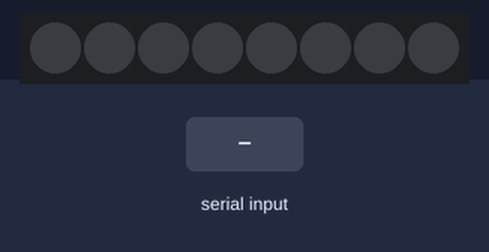
This sketch was run on a simulated Arduino Uno, built with avr-gcc and run on an emulated ATmega328P. Shown: 8 RGB LEDs in strip order, left to right. The test bench sets the inputs (shaded band). Dim RGB values are drawn brighter than linear.

Above: at 1.2 s.
1.3 s: "1" received over Serial
At 1.7 s:
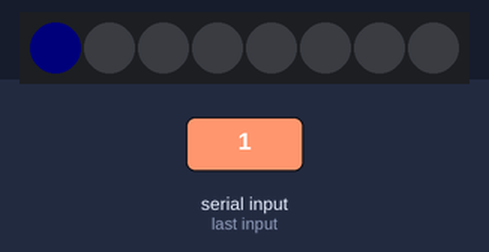
3.1 s: "2" received over Serial
At 3.83 s:
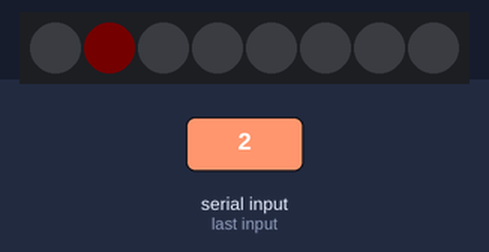
Timing chart, 0 to 6.1 s (numbered marks = the images above; inputs shaded):
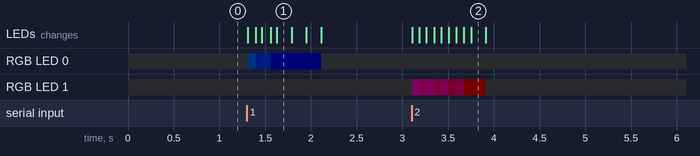

The sketch:

lightsInverse.ino
```cpp
#include <Adafruit_NeoPixel.h>
#ifdef __AVR__
 #include <avr/power.h> // Required for 16 MHz Adafruit Trinket
#endif

#define LED_PIN 6
#define LED_COUNT 8
#define BRIGHTNESS 5

Adafruit_NeoPixel strip(LED_COUNT, LED_PIN, NEO_GRBW + NEO_KHZ800);

uint32_t colors[13] = {0x006eff, 0xff00bf, 0x006eff, 0xff00bf, 0x006eff, 0xff00bf, 0x006eff, 0xff00bf, 0x006eff, 0xff00bf, 0x006eff, 0xff00bf, 0x006eff};

uint32_t ledIndexColors[8] = {0x000000,0x000000,0x000000,0x000000,0x000000,0x000000,0x000000,0x000000};
int state;

int counter = 0;

void bop(int ind, uint32_t c){
  ledIndexColors[ind - 1] = c;

}

void updateLEDs(){
  for(int i = 0; i < 8; i++){

    //define R from hex to RGB as variable
    byte r = ledIndexColors[i] >> 16;

    //define G from hex to RGB as variable
    byte g = (ledIndexColors[i] & 0x00ff00) >> 8;
    //define B from hex to RGB as variable
    byte b = (ledIndexColors[i] & 0x0000ff);

    if(r > 0){
      ledIndexColors[i] -= 0x010000;
    }

    if(g > 0){
      ledIndexColors[i] -= 0x000100;
    }

    if(b > 0){
      ledIndexColors[i] -= 0x000001;
    }
    strip.setPixelColor(i, ledIndexColors[i]);
  }

  strip.show();
  delay(3);
}

void commandAndFunction(int lis, int whea){
  if(state == lis){
    bop(whea, colors[counter]);
    if(counter > 12){
      counter = 0;
    } else{
      counter++;
    }
    state = 9;

  }
}

void setup() {
  Serial.begin(9600);

      #if defined(__AVR_ATtiny85__) && (F_CPU == 16000000)
  clock_prescale_set(clock_div_1);
#endif
  strip.begin();           // INITIALIZE NeoPixel strip object (REQUIRED)
  strip.show();            // Turn OFF all pixels ASAP
  strip.setBrightness(BRIGHTNESS);

}

void loop() {

  if (Serial.available() > 0) {
    state = Serial.read();
  }

  updateLEDs();

  commandAndFunction('1',1);
  commandAndFunction('2',2);
  commandAndFunction('3',3);
  commandAndFunction('4',4);
  commandAndFunction('5',5);
  commandAndFunction('6',6);
  commandAndFunction('7',7);
  commandAndFunction('8',8);

}
```

Measured:
- after the input at 1.3 s, the LEDs: first change at once (image 1 shows a later state)
- after the input at 3.1 s, the LEDs: first change at once (image 2 shows a later state)
